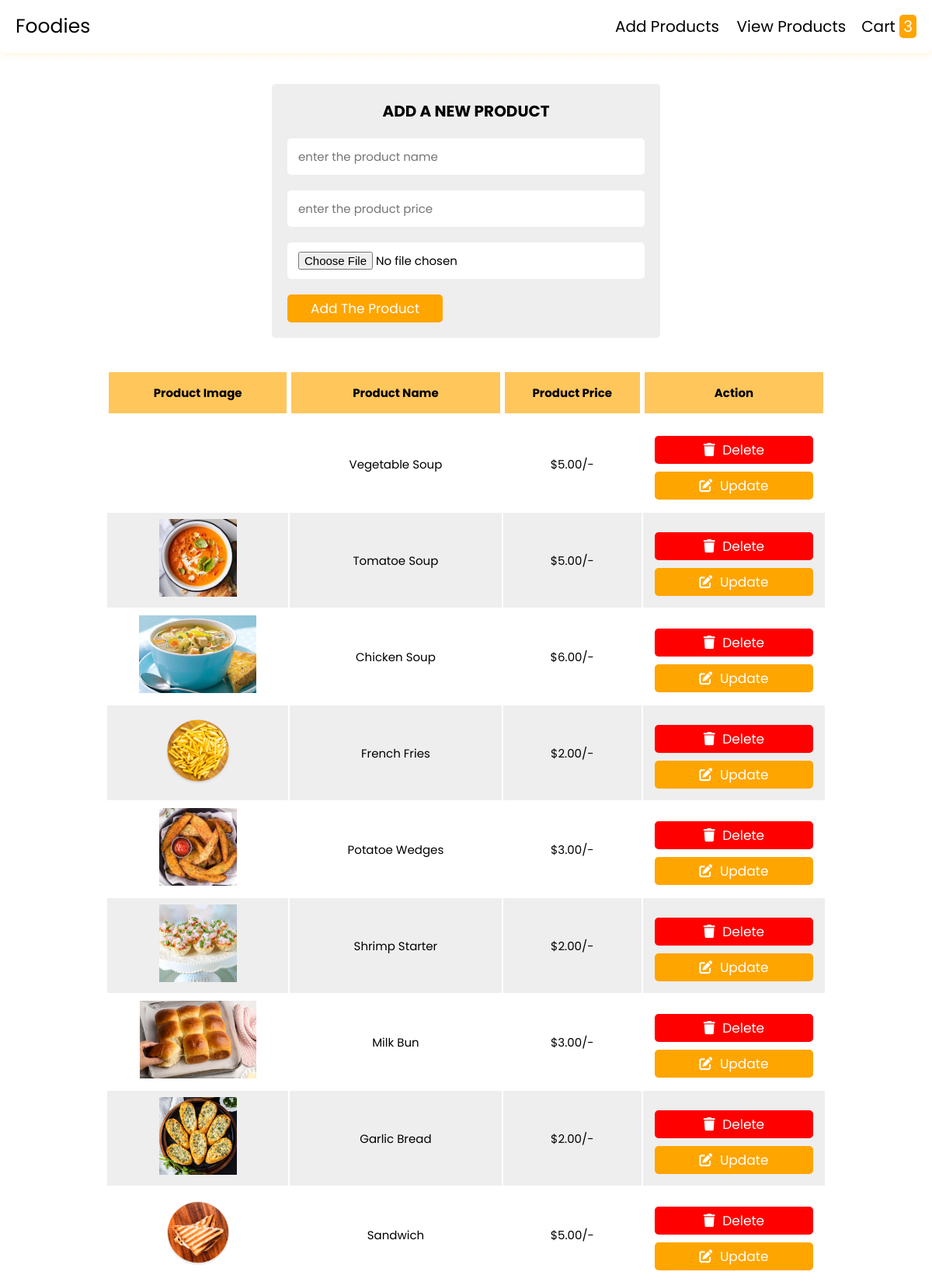
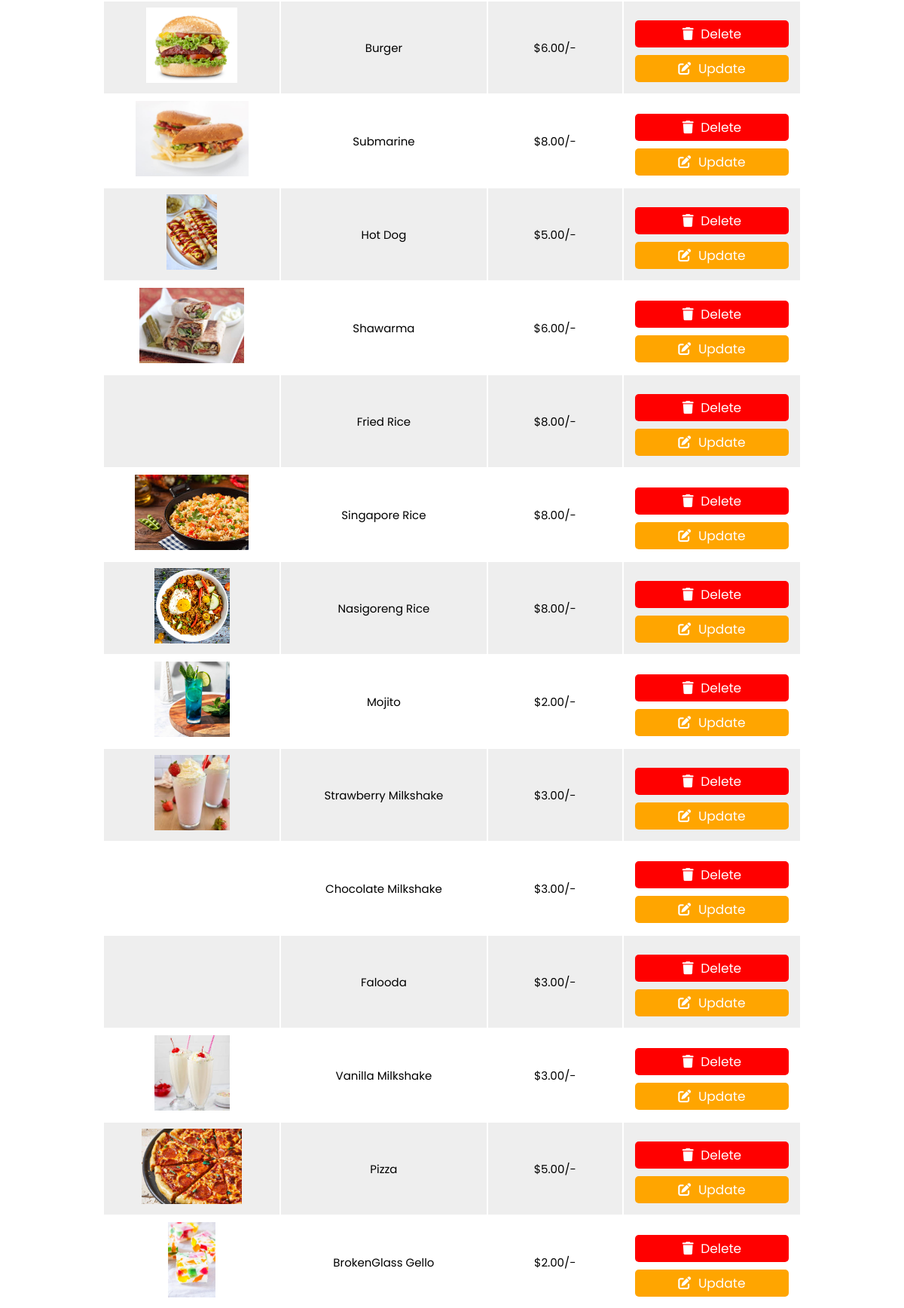
The app's page /sample.php (upper part) with its own data (2 pictures, top to bottom).
### tables this page shows
CREATE TABLE `products` (
  `id` int(11) NOT NULL,
  `name` varchar(255) NOT NULL,
  `price` decimal(10,2) NOT NULL,
  `image` varchar(255) DEFAULT NULL,
  `category_id` int(11) NOT NULL
);

### sample.php (the view, shortened to what this page needs)
<?php
include 'includes/databaseconnect.php';
?>
<!DOCTYPE html>
<html lang="en">
    <head>
   <link rel="stylesheet" href="https://cdnjs.cloudflare.com/ajax/libs/font-awesome/6.0.0/css/all.min.css">
<link rel="stylesheet" href="css/admin.css">
</head>
<body>
    <?php
    include "head.php"
    ?>
<div class="container">
    <section>
    <form action="" method="post" class="add-product-form" enctype="multipart/form-data">
   <h3>add a new product</h3>
   <input type="text" name="p_name" placeholder="enter the product name" class="box" required>
   <input type="number" name="p_price" min="0" placeholder="enter the product price" class="box" required>
   <input type="file" name="p_image" accept="image/png, image/jpg, image/jpeg" class="box" required>
   <input type="submit" value="add the product" name="add_product" class="btn">
</form>
</section>
<section class="display-product-table">
   <table>
      <thead>
         <th>product image</th>
         <th>product name</th>
         <th>product price</th>
         <th>action</th>
      </thead>
      <tbody>
         <?php
            $select_products = mysqli_query($conn, "SELECT * FROM `products`");
            if(mysqli_num_rows($select_products) > 0){
               while($row = mysqli_fetch_assoc($select_products)){
         ?>
         <tr>
            <td><img src="uploaded_img/<?php echo $row['image']; ?>" height="100" alt=""></td>
            <td><?php echo $row['name']; ?></td>
            <td>$<?php echo $row['price']; ?>/-</td>
            <td>
               <a href="admins.php?delete=<?php echo $row['id']; ?>" class="delete-btn" onclick="return confirm('are your sure you want to delete this?');">
                 <i class="fas fa-trash"></i> delete </a>
               <a href="admins.php?edit=<?php echo $row['id']; ?>" class="option-btn"> <i class="fas fa-edit">
               </i> update </a>
            </td>
         </tr>
         <?php
            };
            }else{
               echo "<div class='empty'>no product added</div>";
            };
         ?>
      </tbody>
   </table>
 </section>
</div>
</body>
</html>

### css/admin.css (style rules this page uses)
* { font-family: 'Poppins', sans-serif; margin: 0; padding: 0; box-sizing: border-box; outline: none; border: none; text-decoration: none; text-transform: capitalize; }
html { font-size: 62.5%; overflow-x: hidden; }
.container { max-width: 1200px; margin:0 auto; }
section { padding:2rem; }
.option-btn, .delete-btn,.btn { display: block !important; text-align: center !important; background-color: orange !important; color:white !important; font-size: 1.7rem !important; padding:0.5rem 3rem !important; border-radius: .5rem; cursor: pointer !important; margin-top: 1rem !important; border:none !important; }
.option-btn i, .delete-btn i { padding-right: .5rem !important; }
.option-btn { background-color:orange !important; }
.delete-btn { margin-top: 0; background-color: red !important; }
.add-product-form { max-width: 50rem; background-color: #eee; border-radius: 0.5rem; padding:2rem; margin:0 auto; margin-top:2rem; }
.add-product-form h3 { font-size:2rem; margin-bottom: 1rem; color:black; text-transform: uppercase; text-align: center; }
.add-product-form .box { text-transform: none; padding:1.2rem 1.4rem; font-size: 1.5rem; color:black; border-radius: .5rem; background-color: white; margin:1rem 0; width: 100%; }
.display-product-table table { width: 80%; margin: 0 auto; text-align: center; }
.display-product-table table thead th { padding:1.5rem; font-size: 1.5rem; background-color: rgba(255, 166, 0, 0.638); color:black; border:2px solid white; }
.display-product-table table td { padding:1.5rem; font-size: 1.5rem; color:black; }
.display-product-table table td:first-child { padding:0; }
.display-product-table table tr:nth-child(even) { background-color: #eee; }

### records on screen
products: name "Vegetable Soup", price "5.00"
products: image (picture), name "Tomatoe Soup", price "5.00"
products: image (picture), name "Chicken Soup", price "6.00"
products: image (picture), name "French Fries", price "2.00"
products: image (picture), name "Potatoe Wedges", price "3.00"
products: image (picture), name "Shrimp Starter", price "2.00"
products: image (picture), name "Milk Bun", price "3.00"
products: image (picture), name "Garlic Bread", price "2.00"
products: image (picture), name "Sandwich", price "5.00"
products: image (picture), name "Burger", price "6.00"
products: image (picture), name "Submarine", price "8.00"
products: image (picture), name "Hot Dog", price "5.00"
products: image (picture), name "Shawarma", price "6.00"
products: name "Fried Rice", price "8.00"
products: image (picture), name "Singapore Rice", price "8.00"
products: image (picture), name "Nasigoreng Rice", price "8.00"
products: image (picture), name "Mojito", price "2.00"
products: image (picture), name "Strawberry Milkshake", price "3.00"
products: name "Chocolate Milkshake", price "3.00"
products: name "Falooda", price "3.00"
products: image (picture), name "Vanilla Milkshake", price "3.00"
products: image (picture), name "Pizza", price "5.00"
products: image (picture), name "BrokenGlass Gello", price "2.00"

### other values on screen
$row_count "3"
